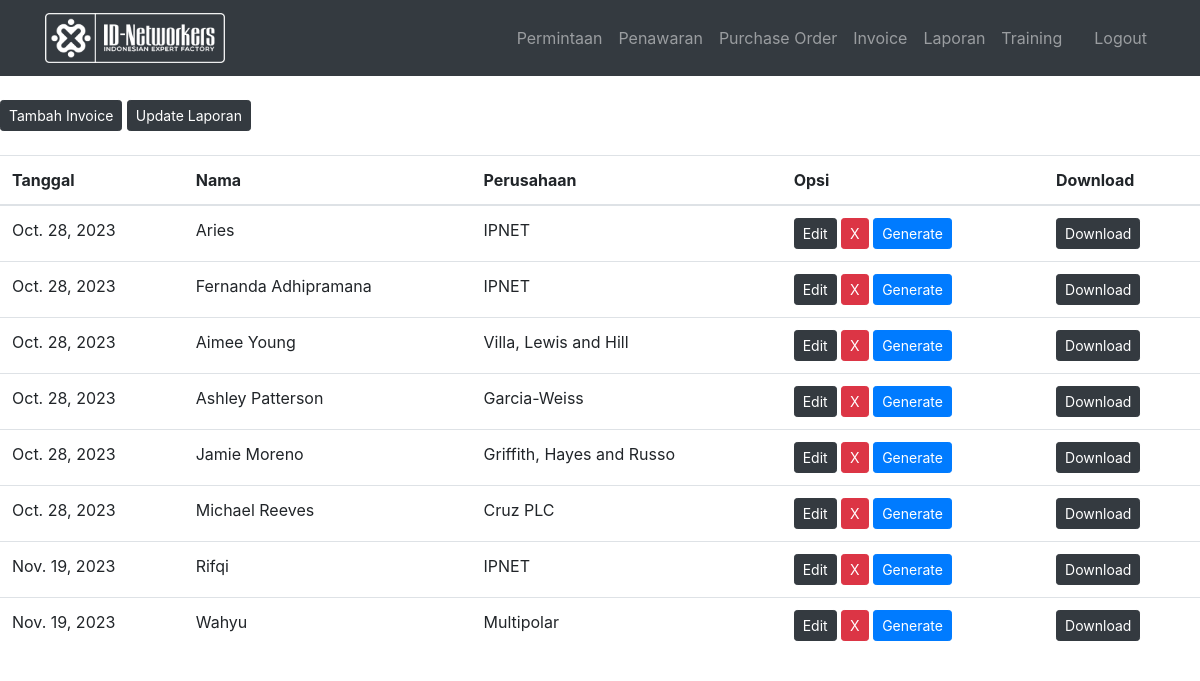
Screenshot of /display_invoice (signed in) with the database file from the repository.
### IDN_APP/models.py (models this page shows)
class Invoice(models.Model):
    def number():
        a = "INV"
        x = str(datetime.datetime.now()).split("-")
        b = "IDN"
        c = x[0][2]+x[0][3]
        if x[1] == '01':
            rom = "I"
        elif x[1] == '02':
            rom = "II"
        elif x[1] == '03':
            rom = "III"
        elif x[1] == '04':
            rom = "IV"
        elif x[1] == '05':
            rom = "V"
        elif x[1] == '06':
            rom = "VI"
        elif x[1] == '07':
            rom = "VII"
        elif x[1] == '08':
            rom = "VIII"
        elif x[1] == '09':
            rom = "IX"
        elif x[1] == '10':
            rom = "X"
        elif x[1] == '11':
            rom = "XI"
        else:
            rom = "XII"
        no = Penawaran.objects.count()
        if no == None:
            final = a+"-"+str(1)+"-"+b+"-"+rom+"-"+c
            return final
        else:
            final = a+"-"+str(no + 1)+"-"+b+"-"+rom+"-"+c
            return final
    no_inv = models.CharField(max_length=20, default=number)
    tgl_inv = models.DateField(auto_now_add=True)
    Nama_Client = models.OneToOneField(PurchaseOrder,on_delete=models.CASCADE)
    Training = models.ForeignKey(Training,on_delete=models.CASCADE,default='',blank=True)
    Jumlah = models.PositiveIntegerField(default='')

class PurchaseOrder(models.Model):
    def number():
        a = "PO"
        x = str(datetime.datetime.now()).split("-")
        b = "IDN"
        c = x[0][2]+x[0][3]
        if x[1] == '01':
            rom = "I"
        elif x[1] == '02':
            rom = "II"
        elif x[1] == '03':
            rom = "III"
        elif x[1] == '04':
            rom = "IV"
        elif x[1] == '05':
            rom = "V"
        elif x[1] == '06':
            rom = "VI"
        elif x[1] == '07':
            rom = "VII"
        elif x[1] == '08':
            rom = "VIII"
        elif x[1] == '09':
            rom = "IX"
        elif x[1] == '10':
            rom = "X"
        elif x[1] == '11':
            rom = "XI"
        else:
            rom = "XII"
        no = PurchaseOrder.objects.count()
        if no == None:
            final = a+"-"+str(1)+"-"+b+"-"+rom+"-"+c
            return final
        else:
            final = a+"-"+str(no + 1)+"-"+b+"-"+rom+"-"+c
            return final
    Nama = models.CharField(max_length=30)
    nomor_PO = models.CharField(max_length=20,default=number)
    tanggal = models.DateField(auto_now_add=True)
    Perusahaan = models.CharField(max_length=30)
    Email = models.EmailField()
    file = models.FileField(blank=True)
    def __str__(self):
        return self.Nama

### IDN_APP/views.py (the view)
# urls.py: re_path(r'^display_invoice$', display_invoice, name='display_invoice'),
@login_required
def display_invoice(request):
    invoices = Invoice.objects.all()
    context = {'invoices':invoices,'header':'Invoice'}
    return render(request, 'invoice.html', context)

### IDN_APP/templates/invoice.html (shortened to what this page needs)
{% extends 'base.html' %}
{% block body %}
<br>
<a href="{% url 'add_invoice' %}" class="btn btn-dark btn-sm" role="button">Tambah Invoice</a>
<a href="{% url 'update_laporan_inv' %}" class="btn btn-dark btn-sm">Update Laporan</a>
<br>
<br>
<table class="table table-hover">
  <thead>
    <tr>
      <th>Tanggal</th>
      <th>Nama</th>
      <th>Perusahaan</th>
      <th>Opsi</th>
      <th>Download</th>
    </tr>
  </thead>
<tbody>
{% for invoice in invoices %}
<tr>
  <td>{{invoice.tgl_inv}}</td>
  <td>{{invoice.Nama_Client}}</td>
  <td>{{invoice.Nama_Client.Perusahaan}}</td>
  <td>
    <a href="{% url 'edit_invoice' invoice.pk %}" class="btn btn-dark btn-sm" role="button">Edit</a>
    <a href="{% url 'delete_invoice' invoice.pk %}" class="btn btn-danger btn-sm" role="button">X</a>
    <a href="{% url 'generate_invoice' invoice.pk %}" class="btn btn-primary btn-sm" role="button">Generate</a>
  </td>
  <td><a href="static/invoice/{{invoice.Nama_Client}}.pdf" class="btn btn-dark btn-sm">Download</a></td>
</tr>
{% endfor %}
</tbody>
</table>
{% endblock %}

### rows the page displays
Invoice: tgl_inv "Oct. 28, 2023", Nama_Client "Aries", Nama_Client.Perusahaan "IPNET"
Invoice: tgl_inv "Oct. 28, 2023", Nama_Client "Fernanda Adhipramana", Nama_Client.Perusahaan "IPNET"
Invoice: tgl_inv "Oct. 28, 2023", Nama_Client "Aimee Young", Nama_Client.Perusahaan "Villa, Lewis and Hill"
Invoice: tgl_inv "Oct. 28, 2023", Nama_Client "Ashley Patterson", Nama_Client.Perusahaan "Garcia-Weiss"
Invoice: tgl_inv "Oct. 28, 2023", Nama_Client "Jamie Moreno", Nama_Client.Perusahaan "Griffith, Hayes and Russo"
Invoice: tgl_inv "Oct. 28, 2023", Nama_Client "Michael Reeves", Nama_Client.Perusahaan "Cruz PLC"
Invoice: tgl_inv "Nov. 19, 2023", Nama_Client "Rifqi", Nama_Client.Perusahaan "IPNET"
Invoice: tgl_inv "Nov. 19, 2023", Nama_Client "Wahyu", Nama_Client.Perusahaan "Multipolar"
